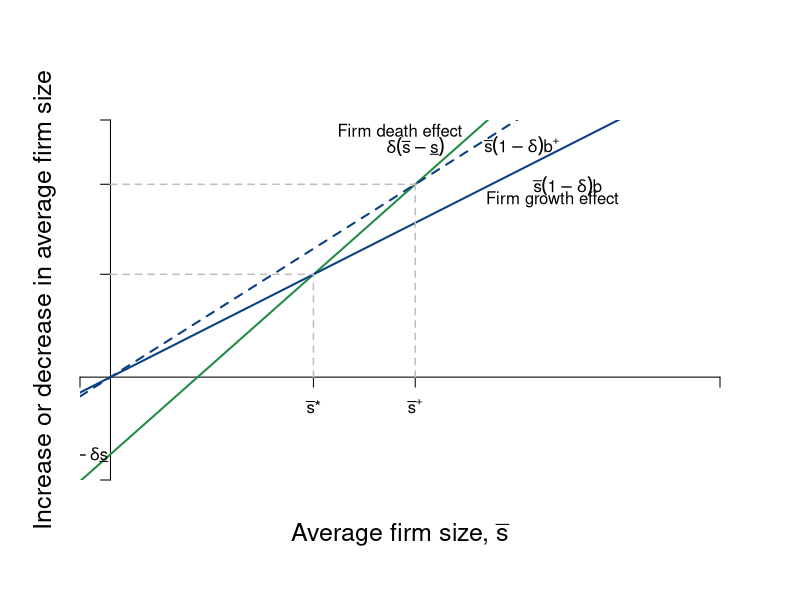

The R source for this figure:
require(shape)
pdf(file = "/Users/saimadhurika/Dropbox/Fig 1/fig1", width = 9, height = 7)

#Set parameters for graphics
axislabelsize <- 1.5
graphlinewidth <- 2
segmentlinewidth <- 1.5

COL <- c("#7fc97f", "#beaed4", "#fdc086", "#ffff99", "#386cb0", "#f0027f", "#bf5b17", "#666666")
COLA <- c("#99d8c9","#66c2a4","#41ae76", "#238b45", "#005824")
COLB <- c("#4eb3d3", "#2b8cbe", "#0868ac","#084081")

par(mar =  c(6, 4, 6, 4))

A <- function(s2 = 2.1, x, pmin = -6) {
 (pmin + s2*x)
}

B <- function(s1 = 1.2, x) {
  (0 + s1*x)
}  

C <- function(s1 = 1.5, x) {
  (0 + s1*x)
}  


xlims <- c(-1, 20)
ylims <- c(-8, 20)

npts <- 501 
x <- seq(xlims[1], xlims[2], length.out = npts)
y <- seq(ylims[1], ylims[2], length.out = npts) 
#a <- c(2, 18, 32.5)
#b <- c(60, 72, 81)


plot(0, 0, xlim = xlims, ylim = ylims, type = "n",
     xlab = expression(paste("")),
     ylab = expression(paste("")), 
     xaxt = "n", 
     yaxt = "n", 
     cex.lab = axislabelsize, 
     bty = "n",
     xaxs="i", 
     yaxs="i")

 ticksy <- seq(from = -7, to = ylims[2], by = 2)
 ylabels <- seq(from = 0, to = ylims[2], by = 2)
 ticksx <- seq(from = 0, to = xlims[2], by = 2)
 xlabels <- seq(from = 0, to = xlims[2], by = 2)
 
 
 ticksy <- c(-8, 8, 15, ylims[2])
 ylabels <- c(NA, NA, NA, NA)
 ticksx <- c(-1, 6.66, 10, xlims[2])
 xlabels <- c(NA, expression(paste(bar(s),"*")),expression(paste(bar(s)^"+")),NA)
 
 

axis(1, at = ticksx, pos = 0, labels = xlabels)
axis(2, at = ticksy, pos = 0, labels = ylabels, las = 1)


npts <- 500 
xx1 <- seq(xlims[1], xlims[2], length.out = npts)

lines(xx1, A(xx1, s2 = 2.1, pmin = -6), col = COLA[4], lwd = graphlinewidth)
lines(xx1, B(xx1, s1 = 1.2), col = COLB[4], lwd = graphlinewidth)
lines(xx1, C(xx1, s1 = 1.5), col = COLB[4], lwd = graphlinewidth, lty=2)

mtext(expression(paste("Average firm size, ", bar(s))), side=1, line = 2.5, cex = axislabelsize)
text(-2, 0.5*ylims[2], expression(paste("")), xpd = TRUE, cex = axislabelsize, srt = 90)
mtext(expression(paste("Increase or decrease in average firm size")), side=2, line = 1, cex = axislabelsize)



segments(0, 8, 6.66, lty = 2, col = "gray" , lwd = segmentlinewidth)
segments(6.66, 0, 6.66, 8, lty = 2, col = "gray" , lwd = segmentlinewidth)
segments(0, 15, 10, lty = 2, col = "gray" , lwd = segmentlinewidth)
segments(10, 0, 10, 15, lty = 2, col = "gray" , lwd = segmentlinewidth)
points(0, -6, pch = 1, col = "black", cex = 0)
text(-0.65, -6, expression(-delta*underline(s)) )

text(10, A(x=11.4), expression(delta(bar(s) - underline(s))))
text(15, B(x=12.4), expression(bar(s)(1 - delta)*b))
text(13.5, C(x=12), expression(paste(bar(s)(1 - delta)*b^"+")))
text(9.5, A(x=12), expression(paste("Firm death effect")))
text(14.5, B(x=11.5), expression(paste("Firm growth effect")))

dev.off()
